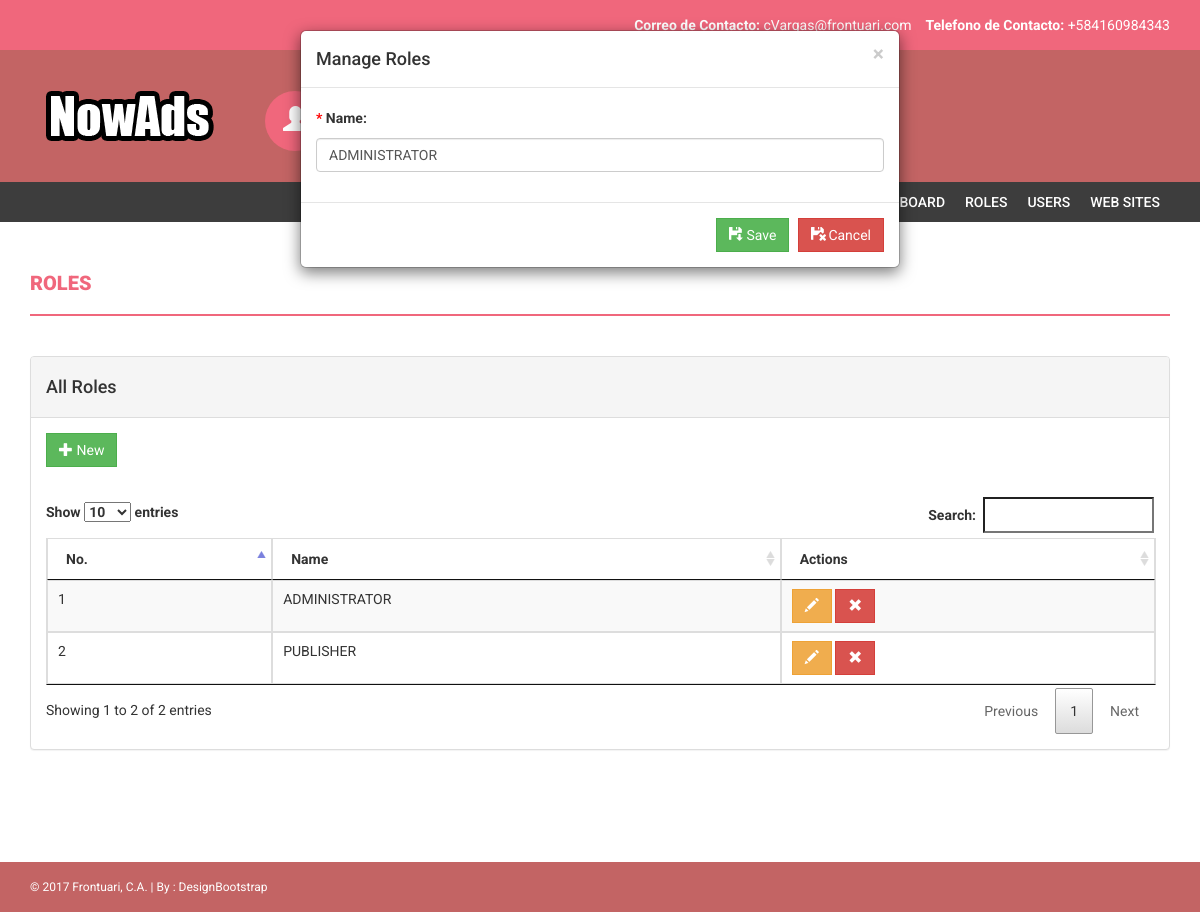
Screenshot of /?v=role&id=1&operation=load (signed in) with the database file from the repository.
### tables this page shows
CREATE TABLE IF NOT EXISTS `na_role` (
  `role_id` int(11) NOT NULL AUTO_INCREMENT,
  `created` timestamp NOT NULL DEFAULT CURRENT_TIMESTAMP,
  `updated` timestamp NOT NULL DEFAULT '0000-00-00 00:00:00',
  `name` varchar(60) NOT NULL,
  `isactive` char(1) NOT NULL DEFAULT 'Y',
  PRIMARY KEY (`role_id`)
);

### models/model_role.php (called while the page is built, shortened)
<?php
	require_once(models() . "model_db.php");
	class model_role extends model_db{
		private $role_id,
				$created,
				$updated,
				$name,
				$isactive;
		public function __construct(){
			$this->role_id = null;
		}
		public function get($t="only"){
			$t = strtolower($t);
			$sql = "";
			switch ($t) {
				case 'only':
					$sql = "select * from na_role where role_id = $this->role_id";
				break;
				case 'all':
					$sql = "select * from na_role order by name asc";
				break;
			}
			$this->setquery($sql);
			while($row = $this->getdata()){
				$arr[] = $row;
			}
			return $arr;
		}
	}
?>

### models/model_db.php (called while the page is built, shortened)
<?php
	class model_db{
		private $server,
				$user,
				$password,
				$db,
				$result,
				$con;
		private function connect(){
			$this->server = "localhost";
			$this->user = "root";
			$this->password = "123456";
			$this->db = "nowads";
			$this->con = mysql_connect($this->server,$this->user,$this->password) or die ("Error al Intentar Conectar con el Servidor " . mysql_error());
		}
		protected function setquery($sql){
			$this->result = mysql_query($sql, $this->con) or die ("Error al Realizar la Consulta ". mysql_error());
			return mysql_affected_rows();
		}
		protected function getdata(){
			return mysql_fetch_array($this->result);
		}
	}
?>

### body.php (called while the page is built)
<?php
  setview();
?>

### loader.php (called while the page is built, shortened)
<?php
	include (ABSPATH . "helpers/helper_all.php");
	getbody();
?>

### index.php (called while the page is built, shortened)
<?php
    include(ABSPATH . "loader.php");
?>

### helpers/helper_all.php (the view, shortened to what this page needs)
<?php
	function getheader(){
		include(ABSPATH . "header.php");
	}
	function getbody(){
		include(ABSPATH . "body.php");
	}
	function getfooter(){
		include(ABSPATH . "footer.php");
	}
	function getwidget(){
		include(ABSPATH . "widget.php");
	}
	function controllers(){
		$url = ABSPATH . "controllers/";
		return $url;
	}
	function views(){
		$url = ABSPATH . "views/";
		return $url;
	}
	function setview($insession = "no"){
		$v = $_GET["v"];
		if(isset($v) and !empty($v)){
			$cont = controllers() . "controller_".$v.".php";
			$view = views() . "view_".$v.".php";
			if(is_file($cont) and is_file($view)){
				include($cont);
				include($view);
			}else{
				include(controllers() . "controller_login.php");
				include(views() . "view_login.php");
			}
		}else{
			include(controllers() . "controller_login.php");
			include(views() . "view_login.php");
		}
	}
	function setactions($isactive,$id,$v){
		$buttons = "";
		if($isactive == "Y"){
			$buttons.="<a href='?v=".$v."&id=".$id."&operation=load' class='btn btn-warning'><span class='glyphicon glyphicon-pencil'></span></a> <a href='#' onclick=\"isactive('".$isactive."',".$id.",'".$v."')\" class='btn btn-danger'><span class='glyphicon glyphicon-remove'></span></a>";
		}else if ($isactive == "N"){
			$buttons.="<a href='#' onclick=\"isactive('".$isactive."',".$id.",'".$v."')\" class='btn btn-success'><span class='glyphicon glyphicon-ok'></span></a>";
		}
		return $buttons;
	}
?>

### controllers/controller_role.php (shortened to what this page needs)
<?php
	require_once(models() . "model_role.php");
	$objRole = new model_role();
	$objRole->role_id = $_REQUEST["id"];
	$objRole->name = strtoupper($_POST["txtname"]);
	$operation = $_REQUEST["operation"];
	switch ($operation) {
		case 'load':
			$arr = $objRole->get();
			if(count($arr) > 0){
				$name = $arr[0]["name"];
			}else{
			}
		break;
	}
	$all = $objRole->get("all");
	$cont = 0;
	$string = "";
	while($all[$cont]["role_id"] != null){
		$string.="<tr>";
			$string.="<td>".($cont+1)."</td>";
			$string.="<td>".$all[$cont]["name"]."</td>";
			$string.="<td>".setactions($all[$cont]["isactive"],$all[$cont]["role_id"],"role")."</td>";
		$string.="</tr>";
		$cont++;
	}
?>

### views/view_role.php (shortened to what this page needs)
    <div class="content-wrapper">
        <div class="container">
            <div class="row">
                <div class="col-md-12">
                    <h4 class="page-head-line">Roles</h4>
                </div>
            </div>
            <div class="row">
                <div class="col-md-12">
                    <div class="panel panel-default">
                        <div class="panel-heading"><h4>All Roles</h4></div>
                        <div class="panel-body">
                            <button type="button" class="btn btn-success" onclick="add();" data-toggle="modal" data-target="#mrole"><span class="glyphicon glyphicon-plus"></span> New</button>
                            <br />
                            <br />
                            <table class="table table-bordered table-striped">
                                <thead>
                                    <th>No.</th>
                                    <th>Name</th>
                                    <th>Actions</th>
                                </thead>
                                <tbody>
                                    <?php print $string; ?>
                                </tbody>
                            </table>
                        </div>
                    </div>
                </div>
            </div>
        </div>
    </div>
<div class="modal fade" id="mrole" role="dialog">
      <div class="modal-dialog">
            <div class="modal-content">
                    <form name="frole" id="frole" method="post" action="?v=role" autocomplete="off">
                          <div class="modal-header">
                                <button type="button" class="close" data-dismiss="modal" aria-label="Close"><span aria-hidden="true">&times;</span></button>
                                <h4 class="modal-title">Manage Roles</h4>
                          </div>
                          <div class="modal-body">
                                    <div class="form-group">
                                        <label for="txtname"><span class="required-symbol">*</span> Name: </label>
                                        <input type="text" name="txtname" value="<?php print $name; ?>" id="txtname" class="form-control uppercase">
                                    </div>
                          </div>
                          <div class="modal-footer">
                                <button type="submit" class="btn btn-success"><span class="glyphicon glyphicon-floppy-save"></span> Save</button>
                                <button type="button" class="btn btn-danger" onclick="rmv('role');"><span class="glyphicon glyphicon-floppy-remove"></span> Cancel</button>
                          </div>
                    </form>
            </div>
      </div>
</div>

### views/css/style.css (style rules this page uses)
body { font-family: 'Roboto', sans-serif; line-height: 30px; }
.content-wrapper { margin-top: 40px; min-height: 600px; padding-bottom: 60px; }
.page-head-line { font-weight: 900; padding-bottom: 20px; border-bottom: 2px solid #F0677C; text-transform: uppercase; color: #F0677C; font-size: 20px; margin-bottom: 40px; }
.btn { border-radius: 0px; -webkit-border-radius: 0px; -moz-border-radius: 0px; }
.uppercase { text-transform: uppercase; }
span.required-symbol, span.error-message { color:red; font-weight: bold; }

### rows the page displays
na_role: name "ADMINISTRATOR", txtname "ADMINISTRATOR"
na_role: name "PUBLISHER"
